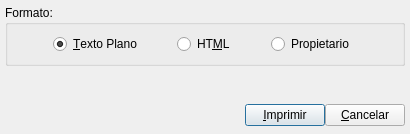
<ui version="4.0" >
 <class>BcExtractoImprimirBase</class>
 <widget class="QDialog" name="BcExtractoImprimirBase" >
  <property name="geometry" >
   <rect>
    <x>0</x>
    <y>0</y>
    <width>410</width>
    <height>134</height>
   </rect>
  </property>
  <property name="windowTitle" >
   <string>Impresion del Extracto</string>
  </property>
  <layout class="QVBoxLayout" >
   <property name="margin" >
    <number>5</number>
   </property>
   <property name="spacing" >
    <number>5</number>
   </property>
   <item>
    <widget class="QGroupBox" name="groupBox" >
     <property name="sizePolicy" >
      <sizepolicy>
       <hsizetype>7</hsizetype>
       <vsizetype>0</vsizetype>
       <horstretch>0</horstretch>
       <verstretch>0</verstretch>
      </sizepolicy>
     </property>
     <property name="title" >
      <string>Formato:</string>
     </property>
     <layout class="QVBoxLayout" >
      <property name="margin" >
       <number>9</number>
      </property>
      <property name="spacing" >
       <number>6</number>
      </property>
      <item>
       <layout class="QHBoxLayout" >
        <property name="margin" >
         <number>0</number>
        </property>
        <property name="spacing" >
         <number>0</number>
        </property>
        <item>
         <widget class="QRadioButton" name="radiotexto" >
          <property name="sizePolicy" >
           <sizepolicy>
            <hsizetype>0</hsizetype>
            <vsizetype>0</vsizetype>
            <horstretch>0</horstretch>
            <verstretch>0</verstretch>
           </sizepolicy>
          </property>
          <property name="text" >
           <string>&amp;Texto Plano</string>
          </property>
          <property name="checked" >
           <bool>true</bool>
          </property>
         </widget>
        </item>
        <item>
         <widget class="QRadioButton" name="radiohtml" >
          <property name="sizePolicy" >
           <sizepolicy>
            <hsizetype>0</hsizetype>
            <vsizetype>0</vsizetype>
            <horstretch>0</horstretch>
            <verstretch>0</verstretch>
           </sizepolicy>
          </property>
          <property name="text" >
           <string>HT&amp;ML</string>
          </property>
         </widget>
        </item>
        <item>
         <widget class="QRadioButton" name="radiopropietario" >
          <property name="sizePolicy" >
           <sizepolicy>
            <hsizetype>0</hsizetype>
            <vsizetype>0</vsizetype>
            <horstretch>0</horstretch>
            <verstretch>0</verstretch>
           </sizepolicy>
          </property>
          <property name="text" >
           <string>Propietario</string>
          </property>
         </widget>
        </item>
       </layout>
      </item>
     </layout>
    </widget>
   </item>
   <item>
    <spacer>
     <property name="orientation" >
      <enum>Qt::Vertical</enum>
     </property>
     <property name="sizeType" >
      <enum>QSizePolicy::Expanding</enum>
     </property>
     <property name="sizeHint" >
      <size>
       <width>400</width>
       <height>16</height>
      </size>
     </property>
    </spacer>
   </item>
   <item>
    <layout class="QHBoxLayout" >
     <property name="margin" >
      <number>0</number>
     </property>
     <property name="spacing" >
      <number>0</number>
     </property>
     <item>
      <spacer>
       <property name="orientation" >
        <enum>Qt::Horizontal</enum>
       </property>
       <property name="sizeType" >
        <enum>QSizePolicy::Expanding</enum>
       </property>
       <property name="sizeHint" >
        <size>
         <width>398</width>
         <height>27</height>
        </size>
       </property>
      </spacer>
     </item>
     <item>
      <widget class="QPushButton" name="mui_imprimir" >
       <property name="text" >
        <string>&amp;Imprimir</string>
       </property>
       <property name="default" >
        <bool>true</bool>
       </property>
      </widget>
     </item>
     <item>
      <widget class="QPushButton" name="mui_cancelar" >
       <property name="text" >
        <string>&amp;Cancelar</string>
       </property>
      </widget>
     </item>
    </layout>
   </item>
  </layout>
 </widget>
 <layoutdefault spacing="6" margin="11" />
 <resources/>
 <connections>
  <connection>
   <sender>mui_cancelar</sender>
   <signal>clicked()</signal>
   <receiver>BcExtractoImprimirBase</receiver>
   <slot>close()</slot>
   <hints>
    <hint type="sourcelabel" >
     <x>468</x>
     <y>146</y>
    </hint>
    <hint type="destinationlabel" >
     <x>440</x>
     <y>100</y>
    </hint>
   </hints>
  </connection>
  <connection>
   <sender>mui_imprimir</sender>
   <signal>clicked()</signal>
   <receiver>BcExtractoImprimirBase</receiver>
   <slot>accept()</slot>
   <hints>
    <hint type="sourcelabel" >
     <x>552</x>
     <y>144</y>
    </hint>
    <hint type="destinationlabel" >
     <x>551</x>
     <y>100</y>
    </hint>
   </hints>
  </connection>
 </connections>
</ui>
